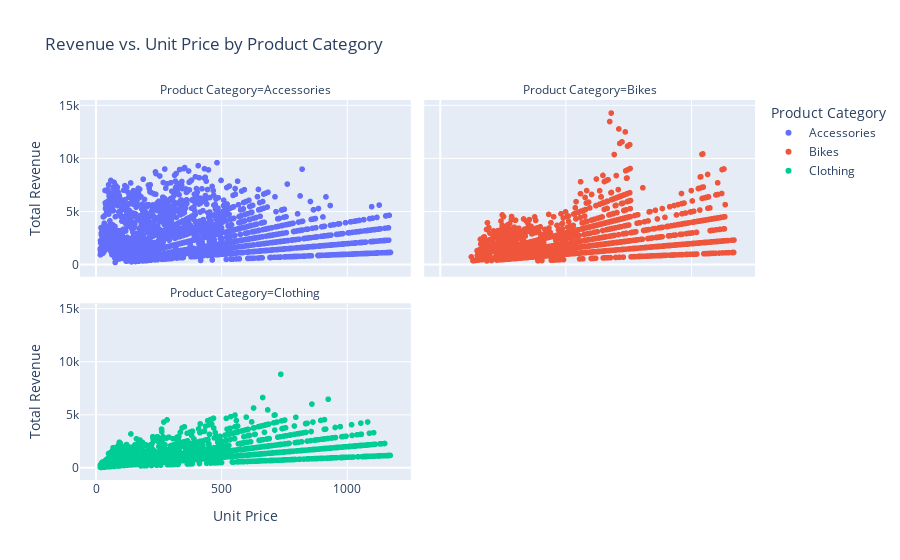

Notebook code for this chart:
### Markdown cell above
### Analyze Revenue vs. Unit Price by Product Category

### Code cell
# Analyze the relationship between Unit Price and Revenue by Product Category
# Aggregate revenue by Unit Price for each Product Category
price_revenue_category = df.groupby(['Product Category', 'Unit Price'])['Revenue'].sum().reset_index()

# Plot the relationship for each category
fig = px.scatter(price_revenue_category,
                 x='Unit Price',
                 y='Revenue',
                 color='Product Category',
                 facet_col='Product Category',
                 facet_col_wrap=2,
                 title='Revenue vs. Unit Price by Product Category',
                 labels={'Unit Price': 'Unit Price', 'Revenue': 'Total Revenue'})

fig.update_layout(xaxis_title='Unit Price', yaxis_title='Total Revenue')
fig.show()

### Figure 1 — Plotly figure (JSON) as saved in the notebook; plotly's stock layout.template omitted (floating-point values rounded to 4 significant figures; data arrays with more than 128 entries replaced by an {"elided": "..."} marker saying what was removed)
{"data": [{"hovertemplate": "Product Category=Accessories<br>Unit Price=%{x}<br>Total Revenue=%{y}<extra></extra>", "legendgroup": "Accessories", "marker": {"color": "#636efa", "symbol": "circle"}, "mode": "markers", "name": "Accessories", "showlegend": true, "type": "scattergl", "x": {"elided": "2539 float values"}, "xaxis": "x3", "y": {"elided": "2539 float values"}, "yaxis": "y3"}, {"hovertemplate": "Product Category=Bikes<br>Unit Price=%{x}<br>Total Revenue=%{y}<extra></extra>", "legendgroup": "Bikes", "marker": {"color": "#EF553B", "symbol": "circle"}, "mode": "markers", "name": "Bikes", "showlegend": true, "type": "scattergl", "x": {"elided": "1977 float values"}, "xaxis": "x4", "y": {"elided": "1977 float values"}, "yaxis": "y4"}, {"hovertemplate": "Product Category=Clothing<br>Unit Price=%{x}<br>Total Revenue=%{y}<extra></extra>", "legendgroup": "Clothing", "marker": {"color": "#00cc96", "symbol": "circle"}, "mode": "markers", "name": "Clothing", "showlegend": true, "type": "scattergl", "x": {"elided": "1943 float values"}, "xaxis": "x", "y": {"elided": "1943 float values"}, "yaxis": "y"}], "layout": {"annotations": [{"font": {}, "showarrow": false, "text": "Product Category=Clothing", "x": 0.245, "xanchor": "center", "xref": "paper", "y": 0.465, "yanchor": "bottom", "yref": "paper"}, {"font": {}, "showarrow": false, "text": "Product Category=Accessories", "x": 0.245, "xanchor": "center", "xref": "paper", "y": 1.0, "yanchor": "bottom", "yref": "paper"}, {"font": {}, "showarrow": false, "text": "Product Category=Bikes", "x": 0.755, "xanchor": "center", "xref": "paper", "y": 1.0, "yanchor": "bottom", "yref": "paper"}], "legend": {"title": {"text": "Product Category"}, "tracegroupgap": 0}, "title": {"text": "Revenue vs. Unit Price by Product Category"}, "xaxis": {"anchor": "y", "domain": [0, 0.49], "title": {"text": "Unit Price"}}, "xaxis2": {"anchor": "y2", "domain": [0.51, 1], "matches": "x", "title": {"text": "Unit Price"}}, "xaxis3": {"anchor": "y3", "domain": [0, 0.49], "matches": "x", "showticklabels": false}, "xaxis4": {"anchor": "y4", "domain": [0.51, 1], "matches": "x", "showticklabels": false}, "yaxis": {"anchor": "x", "domain": [0, 0.465], "title": {"text": "Total Revenue"}}, "yaxis2": {"anchor": "x2", "domain": [0, 0.465], "matches": "y", "showticklabels": false}, "yaxis3": {"anchor": "x3", "domain": [0.535, 1.0], "matches": "y", "title": {"text": "Total Revenue"}}, "yaxis4": {"anchor": "x4", "domain": [0.535, 1.0], "matches": "y", "showticklabels": false}}}
